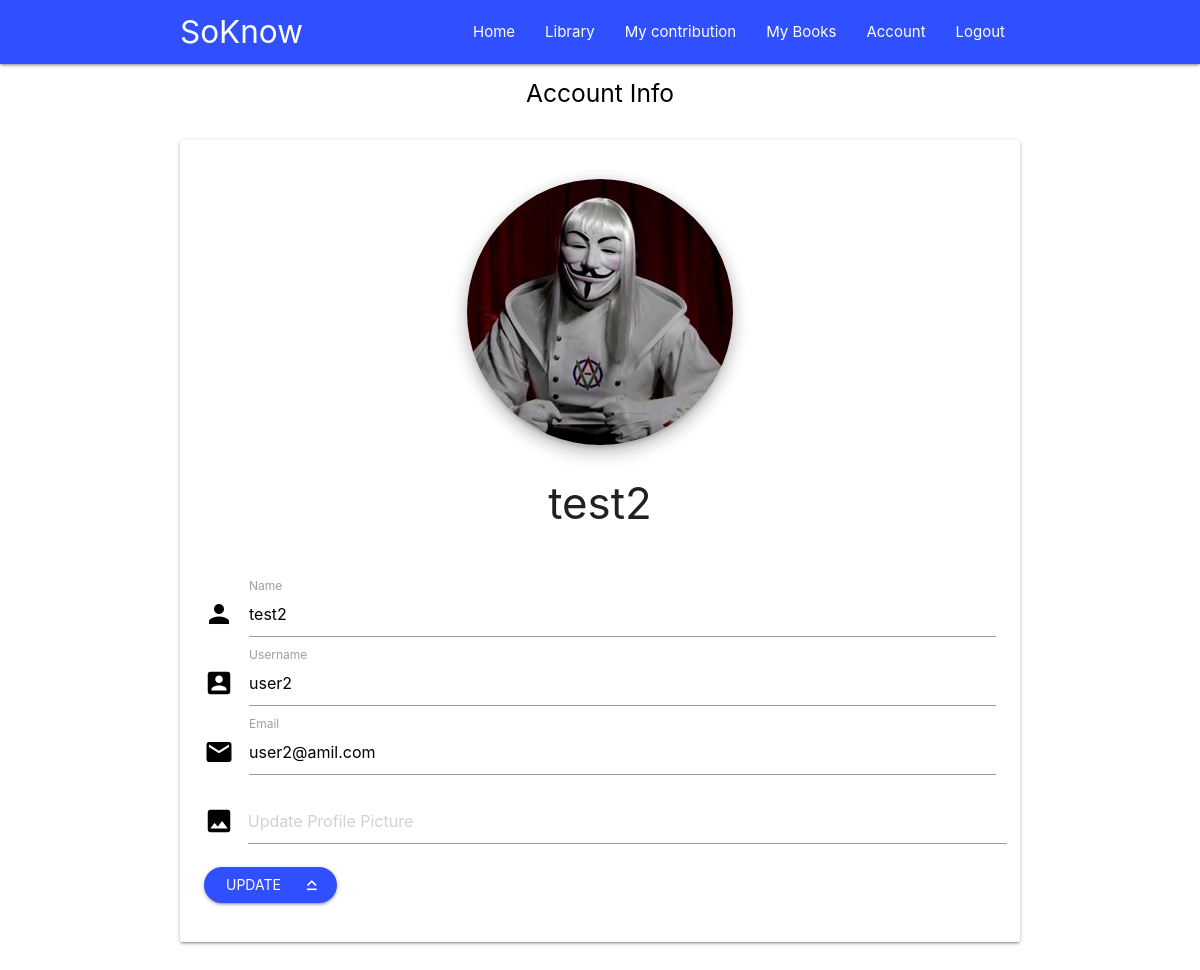
Screenshot of /account (signed in) with the database file from the repository.
### soknw/models.py (models this page shows, shortened)
class User(db.Model, UserMixin):
    id = db.Column(db.Integer, primary_key=True)
    name = db.Column(db.String(200), nullable=False)
    username = db.Column(db.String(20), unique=True, nullable=False)
    email = db.Column(db.String(120), unique=True, nullable=False)
    avtar =  db.Column(db.String(20), nullable=False, default='defaultavtar.jpg')
    password= db.Column(db.String(60), nullable=False)
    readin = db.relationship('Book', secondary=reads, backref=db.backref('reader', lazy = 'dynamic') )

### soknw/routes.py (the view)
@app.route('/account', methods=['GET', 'POST'])
@login_required
def account():
    form =UpdateAccountForm()
    if form.validate_on_submit():
        if form.avtar.data:
            avtar_file = save_avtar(form.avtar.data)
            current_user.avtar = avtar_file
        current_user.name = form.name.data
        current_user.username = form.username.data
        current_user.email = form.email.data
        db.session.commit()
        flash('Your account has been updated !', 'green accent-1')
        return redirect(url_for('account'))
    elif request.method == 'GET':
        form.name.data = current_user.name
        form.username.data = current_user.username
        form.email.data = current_user.email
    avtar = url_for('static', filename = f'images/Profile_pictures/{ current_user.avtar }')
    return render_template('account.html', title='Account', avtar=avtar, form=form)

### soknw/forms.py (shortened to what this page needs)
class  UpdateAccountForm(FlaskForm):
    avtar = FileField('Update Profile Picture', validators= [FileAllowed(['jpg','jpeg','png','gif'])])
    name = StringField('Name',
                    validators=[DataRequired(),Length(min=2,max=200)])
    username = StringField('Username',
                    validators=[DataRequired(),Length(min=2,max=20)])
    email = StringField('Email',
                    validators=[DataRequired(),Email()])
    submit = SubmitField('Update')

### soknw/models.py (called while the page is built)
@login_manager.user_loader
def load_user(user_id):
    return User.query.get(int(user_id))

### soknw/templates/account.html (shortened to what this page needs)
{% extends "layout.html" %}
{% block content %}
<h5 class="black-text center-align">Account Info</h5>
<div class="section">
    <div class="col s12 m8 offset-m2 l6 offset-l3 card white">
        <div class="card-content lighten-5 ">
            <div class="section">
                <div class="col s2 center-align">
                    <img src="{{ avtar }}" alt="user avtar" class="circle responsive-img z-depth-3 ">
                </div>
                <div class="col s10 container center-align">
                    <h3 style="vertical-align: top"  class=""> {{ current_user.name }}</h3>
                </div>
            </div>
            <form action="" method="post" class="section" enctype="multipart/form-data">
                <div class="">
                    <div class="input-field">
                        <i class="material-icons prefix black-text">person</i>
                        {{ form.name(type="text", id="name") }}
                        {{ form.name.label(for="name") }}
                    </div>
                    <div class="input-field">
                        <i class="material-icons prefix black-text">account_box</i>
                        {% if form.username.errors %}
                            {{ form.username(class="form-control form-control-lg is-invalid") }}
                            <div class="invalid-feedback">
                                {% for error in form.username.errors %}
                                    <span>{{ error }}</span>
                                {% endfor %}
                            </div>
                        {% else %}
                            {{ form.username(type="text", id="username") }}
                        {% endif %}
                        {{ form.username.label(for="username") }}
                    </div>
                    <div class="input-field">
                        <i class="material-icons prefix black-text">email</i>
                        {{ form.email(type="email", id="email") }}
                        {{ form.email.label(for="email") }}
                    </div>
                    <div class = "file-field input-field row">
                        <div class = "col">
                            <i class="material-icons prefix black-text">insert_photo</i>
                        </div>
                        <div class = "col">
                        </div>
                        <div class = "file-path-wrapper off ">
                            {{ form.avtar(class="file-path validate offset-l3", type = "text", placeholder = 'Update Profile Picture', id="avtar") }}
                        </div>
                    </div>
                    <div class="btn waves-effect waves-light indigo accent-4 section"  style="border-radius:25px">
                        {{ form.submit(class="white-text", id="submit")}}
                        <i class="material-icons right">keyboard_capslock</i>
                    </div>
                </div>
            </form>
        </div>
    </div>
</div>
{% endblock %}

### rows the page displays
User: name "test2", username "user2", email "user2@amil.com"
